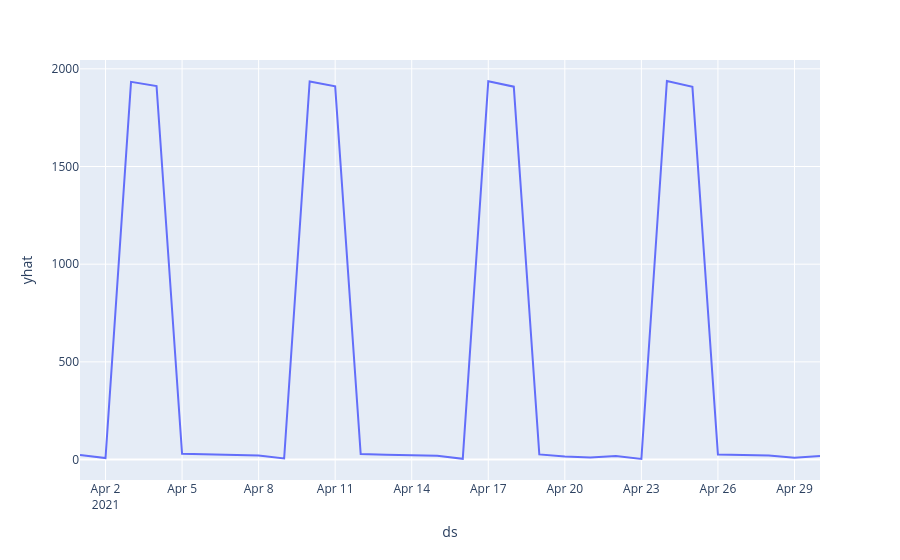

This figure's notebook cell:
### Code cell
draw(realforecast, 'ds','yhat')

### Figure 1 — Plotly figure (JSON) as saved in the notebook; plotly's stock layout.template omitted (floating-point values rounded to 4 significant figures)
{"data": [{"hovertemplate": "ds=%{x}<br>yhat=%{y}<extra></extra>", "legendgroup": "", "line": {"color": "#636efa", "dash": "solid"}, "mode": "lines", "name": "", "orientation": "v", "showlegend": false, "type": "scatter", "x": ["2021-04-01T00:00:00", "2021-04-02T00:00:00", "2021-04-03T00:00:00", "2021-04-04T00:00:00", "2021-04-05T00:00:00", "2021-04-06T00:00:00", "2021-04-07T00:00:00", "2021-04-08T00:00:00", "2021-04-09T00:00:00", "2021-04-10T00:00:00", "2021-04-11T00:00:00", "2021-04-12T00:00:00", "2021-04-13T00:00:00", "2021-04-14T00:00:00", "2021-04-15T00:00:00", "2021-04-16T00:00:00", "2021-04-17T00:00:00", "2021-04-18T00:00:00", "2021-04-19T00:00:00", "2021-04-20T00:00:00", "2021-04-21T00:00:00", "2021-04-22T00:00:00", "2021-04-23T00:00:00", "2021-04-24T00:00:00", "2021-04-25T00:00:00", "2021-04-26T00:00:00", "2021-04-27T00:00:00", "2021-04-28T00:00:00", "2021-04-29T00:00:00", "2021-04-30T00:00:00"], "xaxis": "x", "y": [22.71, 7.3, 1933.0, 1912.0, 29.58, 26.4, 24.85, 20.83, 5.42, 1935.0, 1910.0, 27.76, 24.62, 23.11, 19.14, 3.79, 1937.0, 1909.0, 26.34, 14.87, 9.84, 17.98, 2.71, 1938.0, 1908.0, 25.55, 22.58, 21.26, 9.08, 18.1], "yaxis": "y"}], "layout": {"legend": {"tracegroupgap": 0}, "margin": {"t": 60}, "xaxis": {"anchor": "y", "domain": [0, 1], "title": {"text": "ds"}}, "yaxis": {"anchor": "x", "domain": [0, 1], "title": {"text": "yhat"}}}}
